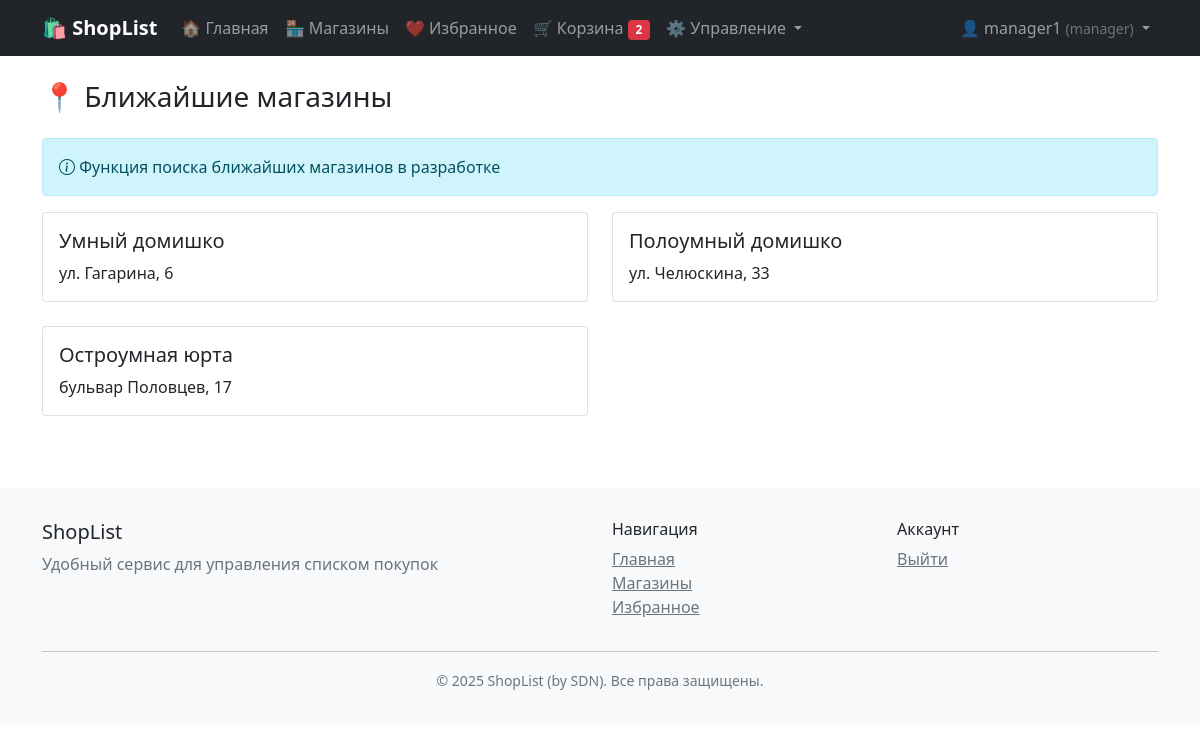
Screenshot of /nearest-shops/ (signed in) with the database file from the repository.
### users/models.py (models this page shows, shortened)
class CustomUser(AbstractUser):
    ROLE_CHOICES = [
        ('user', 'Пользователь'),
        ('manager', 'Менеджер'),
        ('admin', 'Администратор'),
    ]
    role = models.CharField(
        max_length=20,
        choices=ROLE_CHOICES,
        default='user',
        verbose_name="Роль"
    )
    class Meta:
        verbose_name = "Пользователь"
        verbose_name_plural = "Пользователи"

### products/models.py (models this page shows, shortened)
class Shop(models.Model):
    name = models.CharField(max_length=200, verbose_name='Название магазина')
    address = models.TextField(verbose_name='Адрес')
    phone = models.CharField(max_length=20, blank=True, verbose_name='Телефон')
    opening_hours = models.CharField(max_length=100, blank=True, verbose_name='Часы работы')
    latitude = models.FloatField(null=True, blank=True, verbose_name='Широта')
    longitude = models.FloatField(null=True, blank=True, verbose_name='Долгота')
    owner = models.ForeignKey(settings.AUTH_USER_MODEL, on_delete=models.CASCADE, verbose_name='Владелец',
                              related_name='shops')
    created_at = models.DateTimeField(auto_now_add=True)
    class Meta:
        verbose_name = 'Магазин'
        verbose_name_plural = 'Магазины'

### products/views.py (the view)
# urls.py: path('nearest-shops/', views.nearest_shops, name='nearest_shops'),
def nearest_shops(request):
    user_lat = request.GET.get('lat')
    user_lng = request.GET.get('lng')
    shops = Shop.objects.all()
    if user_lat and user_lng:
        shops = sorted(shops, key=lambda x: abs(x.latitude - float(user_lat)) + abs(
            x.longitude - float(user_lng)) if x.latitude and x.longitude else float('inf'))
    return render(request, 'products/nearest_shops.html', {'shops': shops})

### products/models.py (called while the page is built)
    def total_items(self):
        return sum(item.quantity for item in self.items.all())

### templates/products/nearest_shops.html (shortened to what this page needs)
{% extends 'base.html' %}
{% block content %}
<div class="container mt-4">
    <h1 class="h3 mb-4">📍 Ближайшие магазины</h1>
    <div class="alert alert-info">
        <i class="bi bi-info-circle"></i>
        Функция поиска ближайших магазинов в разработке
    </div>
    {% if shops %}
    <div class="row">
        {% for shop in shops %}
        <div class="col-md-6 mb-4">
            <div class="card h-100">
                <div class="card-body">
                    <h5 class="card-title">{{ shop.name }}</h5>
                    <p class="card-text">{{ shop.address }}</p>
                </div>
            </div>
        </div>
        {% endfor %}
    </div>
    {% else %}
    <div class="text-center py-5">
        <p class="text-muted">Магазины не найдены</p>
    </div>
    {% endif %}
</div>
{% endblock %}

### templates/base.html (shortened to what this page needs)
<!DOCTYPE html>
<html lang="ru">
<head>
    <link href="https://cdn.jsdelivr.net/npm/bootstrap@5.1.3/dist/css/bootstrap.min.css" rel="stylesheet">
    <link rel="stylesheet" href="https://cdn.jsdelivr.net/npm/bootstrap-icons@1.7.2/font/bootstrap-icons.css">
</head>
<body>
    <nav class="navbar navbar-expand-lg navbar-dark bg-dark">
        <div class="container">
            <a class="navbar-brand" href="{% url 'product_list' %}">
                🛍️ ShopList
            </a>
            <div class="collapse navbar-collapse" id="navbarNav">
                <ul class="navbar-nav me-auto">
                    <li class="nav-item">
                        <a class="nav-link" href="{% url 'product_list' %}">
                            🏠 Главная
                        </a>
                    </li>
                    <li class="nav-item">
                        <a class="nav-link" href="{% url 'shop_list' %}">
                            🏪 Магазины
                        </a>
                    </li>
                    {% if user.is_authenticated %}
                    <li class="nav-item">
                        <a class="nav-link" href="{% url 'favorite_list' %}">
                            ❤️ Избранное
                        </a>
                    </li>
                    <li class="nav-item">
                        <a class="nav-link" href="{% url 'cart_view' %}">
                            🛒 Корзина
                            {% if user.is_authenticated %}
                                {% with user.cart.total_items as cart_count %}
                                    {% if cart_count > 0 %}
                                        <span class="badge bg-danger">{{ cart_count }}</span>
                                    {% endif %}
                                {% endwith %}
                            {% endif %}
                        </a>
                    </li>
                    {% if user.role == 'manager' or user.role == 'admin' %}
                    <li class="nav-item dropdown">
                        <a class="nav-link dropdown-toggle" href="#" id="navbarDropdown" role="button" data-bs-toggle="dropdown">
                            ⚙️ Управление
                        </a>
                    </li>
                    {% endif %}
                    {% endif %}
                </ul>
                <ul class="navbar-nav">
                    {% if user.is_authenticated %}
                    <li class="nav-item dropdown">
                        <a class="nav-link dropdown-toggle" href="#" id="userDropdown" role="button" data-bs-toggle="dropdown">
                            👤 {{ user.username }}
                            {% if user.role %}
                            <small class="text-muted">({{ user.role }})</small>
                            {% endif %}
                        </a>
                    </li>
                    {% endif %}
                </ul>
            </div>
        </div>
    </nav>
    <main>
        {% block content %}
        {% endblock %}
    </main>
    <footer class="footer mt-5">
        <div class="container">
            <div class="row">
                <div class="col-md-6">
                    <h5>ShopList</h5>
                    <p class="text-muted">Удобный сервис для управления списком покупок</p>
                </div>
                <div class="col-md-3">
                    <h6>Навигация</h6>
                    <ul class="list-unstyled">
                        <li><a href="{% url 'product_list' %}" class="text-muted">Главная</a></li>
                        <li><a href="{% url 'shop_list' %}" class="text-muted">Магазины</a></li>
                        {% if user.is_authenticated %}
                        <li><a href="{% url 'favorite_list' %}" class="text-muted">Избранное</a></li>
                        {% endif %}
                    </ul>
                </div>
                <div class="col-md-3">
                    <h6>Аккаунт</h6>
                    <ul class="list-unstyled">
                        {% if user.is_authenticated %}
                        <li><a href="{% url 'logout' %}" class="text-muted">Выйти</a></li>
                        {% else %}
                        <li><a href="{% url 'login' %}" class="text-muted">Войти</a></li>
                        <li><a href="{% url 'register' %}" class="text-muted">Регистрация</a></li>
                        {% endif %}
                    </ul>
                </div>
            </div>
            <hr>
            <div class="text-center text-muted">
                <small>&copy; 2025 ShopList (by SDN). Все права защищены.</small>
            </div>
        </div>
    </footer>
</body>
</html>

### templates/base.html (style rules this page uses)
.navbar-brand { font-weight: bold; }
.footer { background-color: #f8f9fa; padding: 2rem 0; margin-top: 3rem; }

### rows the page displays
CustomUser: username "manager1", role "manager"
Shop: name "Умный домишко", address "ул. Гагарина, 6"
Shop: name "Полоумный домишко", address "ул. Челюскина, 33"
Shop: name "Остроумная юрта", address "бульвар Половцев, 17"

### other values shown
{{ cart_count }} "2"
